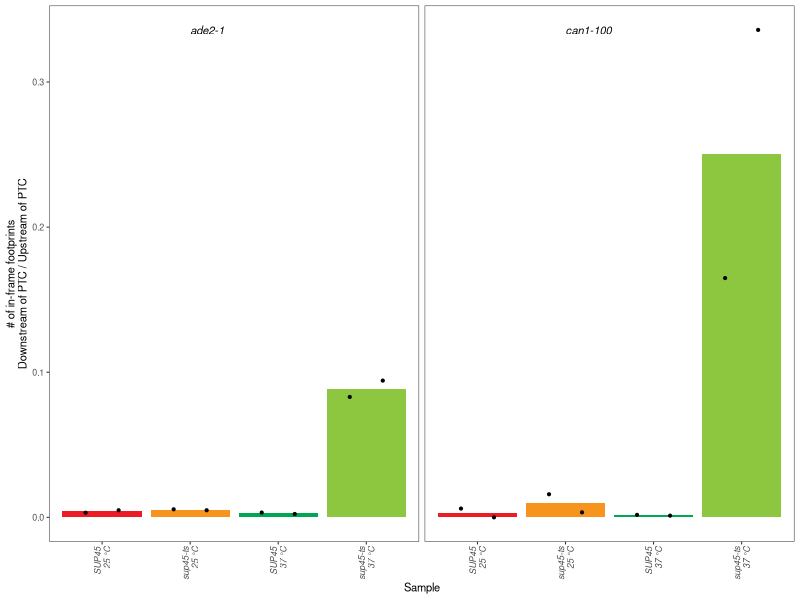

Source code (R):
# ---------------------------------------
# Figure S2A
# ---------------------------------------
# Table key:
## gene = gene
## sample = sample
## ptc_re = efficiency of PTC readthrough
## rep = replicate number

library(ggplot2)
#library(ggpubr)
library(dplyr)
library(reshape2)

df <- read.table("../Data/Data_FigureS2A.txt", header = TRUE)
df$sample <- gsub(", ", "\n", df$sample)
df$sample <- factor(df$sample, levels = unique(df$sample))

# Calculate average
df2 <- dcast(df, gene + sample ~ rep, value.var = "ptc_re")
df2$mean <- rowMeans(df2[, c("rep1", "rep2")], na.rm = TRUE)

# Plot
fs2a <- ggplot(data = df, aes(x = sample, y = ptc_re)) +
  #geom_bar(data = df2, aes(x = sample, y = mean, color = sample), stat = "identity", fill = "white") + # Option 1: Add mean bar using df2
  stat_summary(fun = mean, geom = "bar", aes(fill = sample), color = NA) + # Option 2: Add mean bar calculated directly from df in ggplot
  geom_point(position = position_dodge2(width = 0.75), size = 0.75, color = "black") +
  geom_text(data = df[c(1, 16), ], aes(label = gene, x = levels(sample)[2], y = max(ptc_re)), # subset df because geom_text over-plots (it plots every line of data)
            fontface = "italic", size = 8 / .pt, hjust = 0) +
  facet_grid(.~gene) +
  scale_fill_manual(values = c("#ed1c24", "#f7941d", "#00a651", "#8dc63f")) +
  xlab("Sample") + ylab("# of in-frame footprints\nDownstream of PTC / Upstream of PTC") +
  theme_bw(base_size = 8) +
  theme(panel.grid = element_blank(), strip.background = element_blank(), strip.text = element_blank(),
        legend.position = "none", axis.text.x = element_text(face = "italic", angle = 90, hjust = 1, vjust = 0.5))

# Save plot
ggsave(filename = "FigureS2A.pdf", plot = fs2a, path = "../Plots/", height = 2.5, width = 3.5, unit = "in", dpi = 500)

